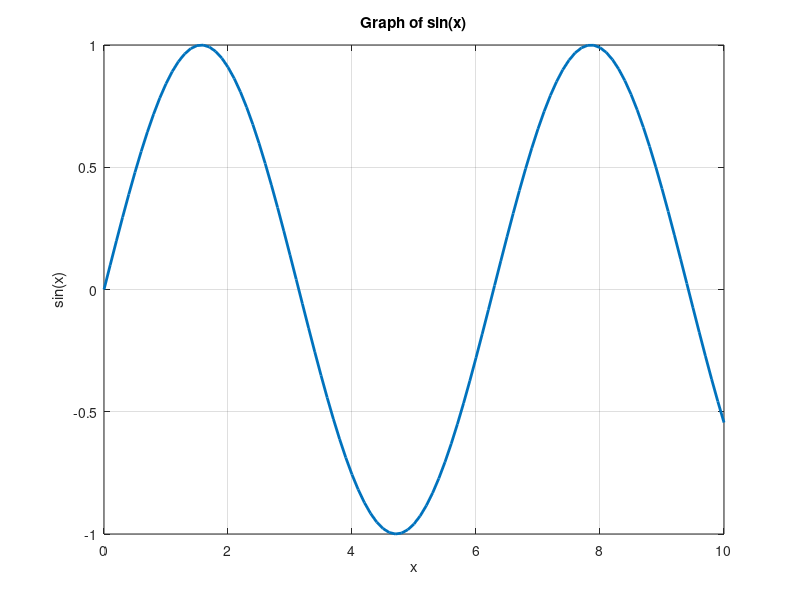

Here is the MATLAB script that generated this plot:

% Basic math and matrix operations exa

%% 1. Simple arithmetic
a = 10;
b = 3;
disp(['Sum: ', num2str(a + b)]);
disp(['Difference: ', num2str(a - b)]);
disp(['Product: ', num2str(a * b)]);
disp(['Quotient: ', num2str(a / b)]);
disp(['Power (a^2): ', num2str(a^2)]);

%% 2. Matrix operations
A = [1 2; 3 4];
B = [5 6; 7 8];

C = A + B;          
D = A * B;          
E = A';             
F = inv(A);         

disp('Matrix A + B:');
disp(C);

disp('Matrix A * B:');
disp(D);

disp('Inverse of A:');
disp(F);

%% 3. E = mc^2 (same as the Python example earlier)
mass = 1;              
c = 299792458;         
Energy = mass * c^2;

fprintf('Energy (E = mc^2): %.4e joules\n', Energy);

%% 4. Plotting a graph
x = 0:0.1:10;
y = sin(x);

figure;
plot(x, y, 'LineWidth', 2);
title('Graph of sin(x)');
xlabel('x');
ylabel('sin(x)');
grid on;

%% 5. Loop and conditional example
for i = 1:5
    if mod(i, 2) == 0
        fprintf('%d is even\n', i);
    else
        fprintf('%d is odd\n', i);
    end
end
